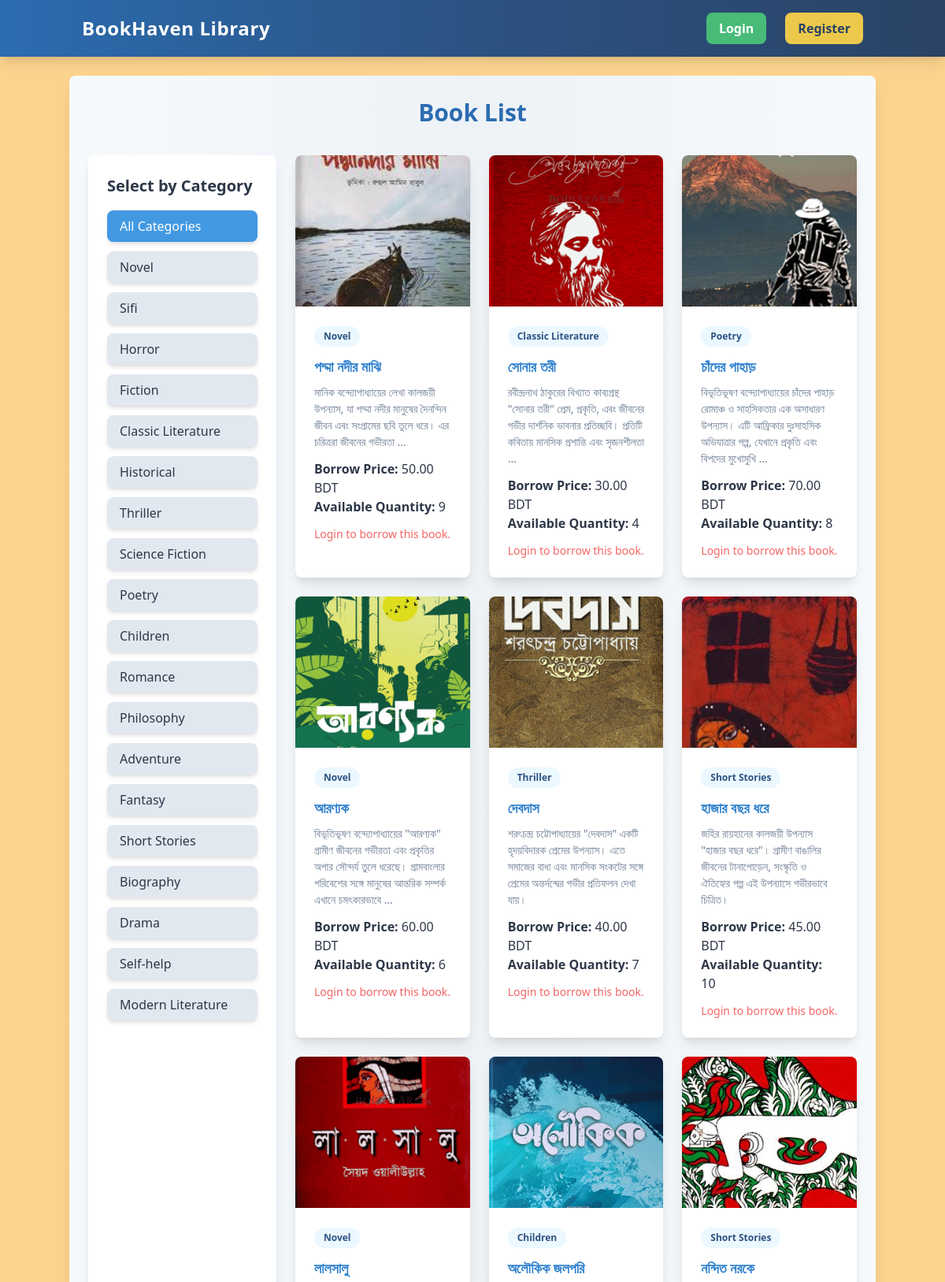
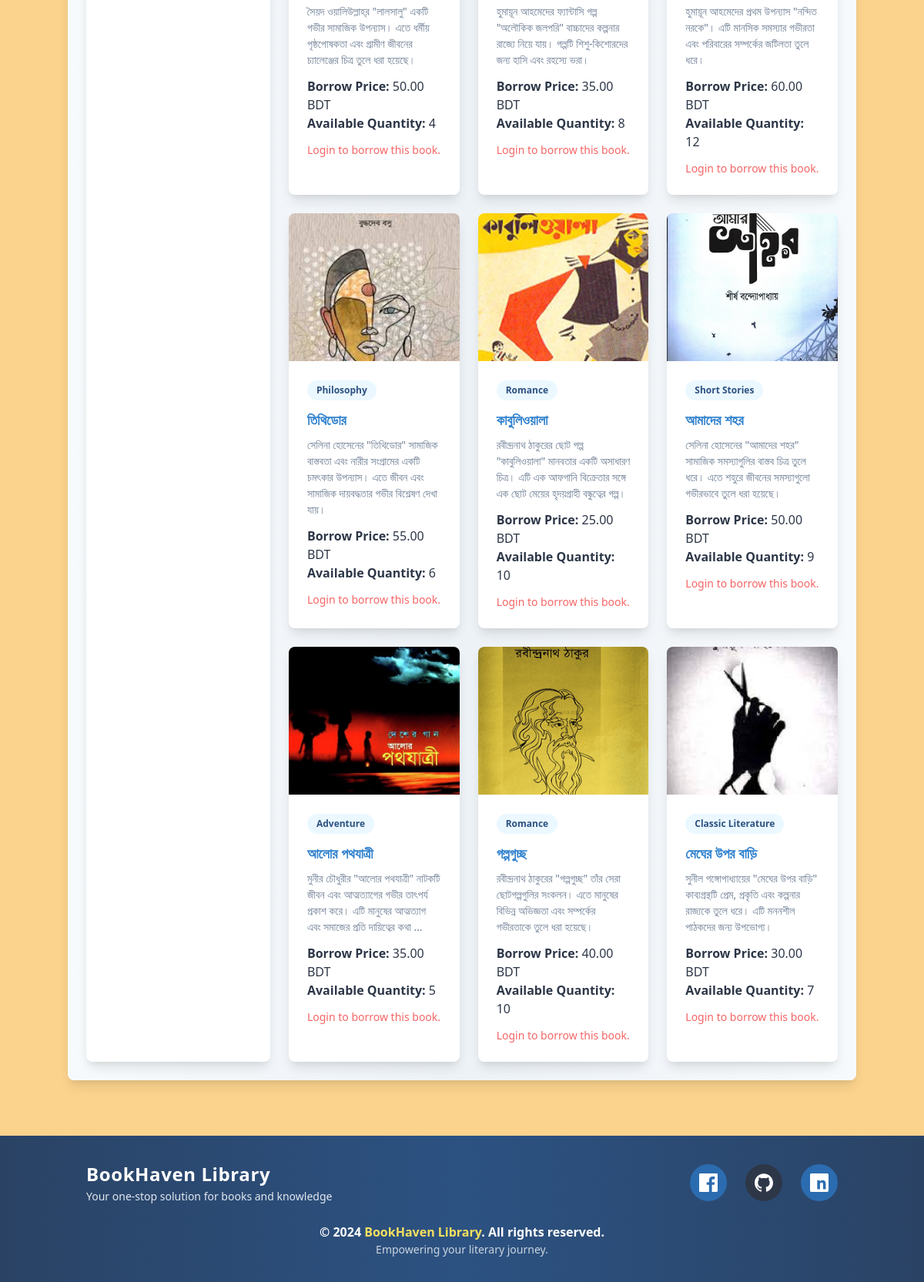
The app's page /, older data (2 pictures, top to bottom).
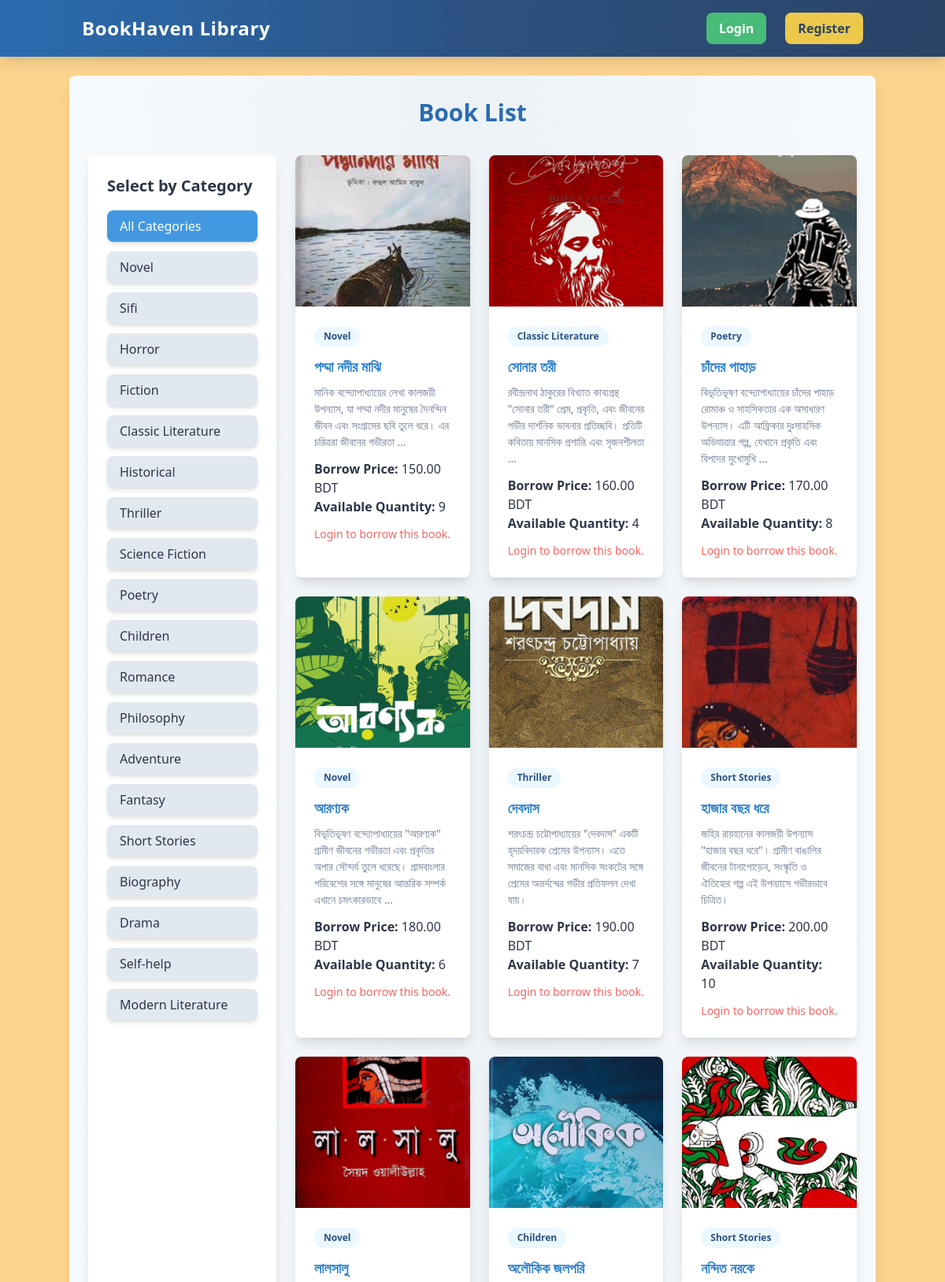
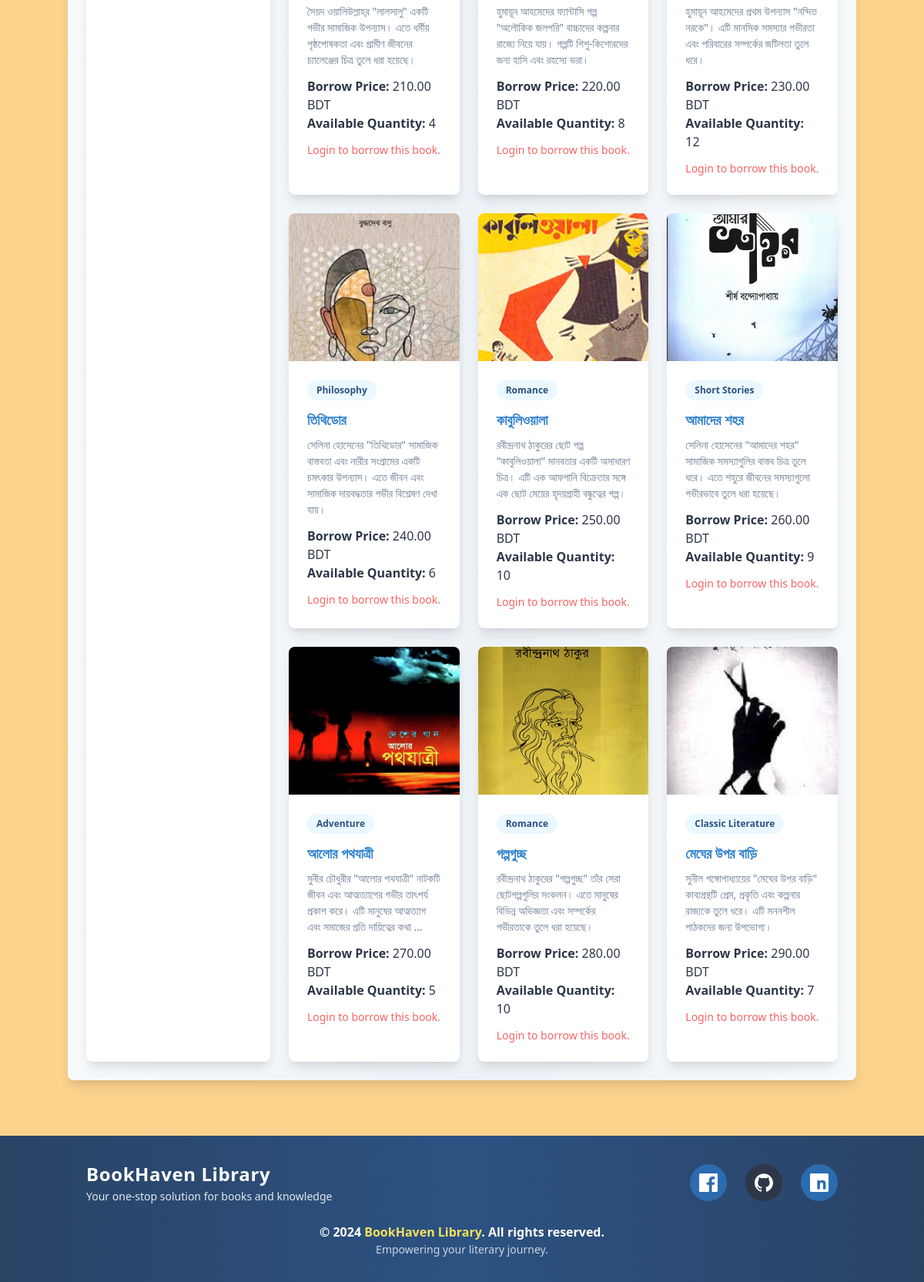
The same page, newer data (2 pictures, top to bottom).
### books/models.py (models this page shows, shortened)
class Category(models.Model):
    name = models.CharField(max_length=100)
    slug = models.SlugField(unique=True, blank=True)

class Book(models.Model):
        title = models.CharField(max_length=100)
        description = models.TextField()
        borrowprice = models.DecimalField(max_digits=10, decimal_places=2)
        quantity = models.IntegerField(default=1)
        image = models.ImageField(upload_to='books/uploads/', null=True, blank=True)
        catagory = models.ForeignKey(Category, on_delete=models.CASCADE)

### books/views.py (the view)
# urls.py: path('', BookListView.as_view(), name='home'),
class BookListView(ListView):
    model = Book
    template_name = 'books/book_list.html'
    context_object_name = 'books'
    def get_queryset(self):
        category_slug = self.kwargs.get('category_slug')
        if category_slug:
            category = get_object_or_404(Category, slug=category_slug)
            return Book.objects.filter(catagory=category)
        else:
            return Book.objects.all()
    def get_context_data(self, **kwargs):
        context = super().get_context_data(**kwargs)
        context['categories'] = Category.objects.all()  # Pass all categories to the template
        return context

### books/templates/books/book_list.html
{% extends 'base.html' %}
{% load static %}
{% block content %}
<div class="container mx-auto mt-6 bg-gradient-to-r from-gray-100 via-gray-200 to-gray-100 p-6 rounded-lg shadow-lg">
    <h1 class="text-center text-3xl font-extrabold text-blue-700 mb-8">Book List</h1>
    <div class="flex">
        <div class="w-1/4 bg-white p-6 shadow-lg rounded-lg mr-6">
            <h5 class="text-xl font-semibold text-gray-800 mb-4">Select by Category</h5>
            <ul class="space-y-3">
                <li>
                    <a href="{% url 'book_list' %}" class="block px-4 py-2 bg-blue-500 text-white rounded-lg hover:bg-blue-600 shadow-md transition">
                        All Categories
                    </a>
                </li>
                {% for category in categories %}
                <li>
                    <a href="{% url 'book_list_by_category' category.slug %}" class="block px-4 py-2 bg-gray-300 text-gray-800 rounded-lg hover:bg-gray-400 hover:text-white shadow-md transition">
                        {{ category.name }}
                    </a>
                </li>
                {% endfor %}
            </ul>
        </div>
        <div class="w-3/4">
            <div class="grid grid-cols-1 sm:grid-cols-2 lg:grid-cols-3 gap-6">
                {% for book in books %}
                <div class="bg-white shadow-lg rounded-lg overflow-hidden hover:scale-105 transform transition">
                    <a href="{% url 'book_details' book.id %}">
                    {% if book.image %}
                    <img src="{{ book.image.url }}" alt="{{ book.title }}" class="w-full h-48 object-cover">
                    {% else %}
                    <img src="{% static 'book_placeholder.jpg' %}" alt="Placeholder Image" class="w-full h-48 object-cover">
                    {% endif %}
                    </a>
                    <div class="p-6">
                        <span class="inline-block bg-blue-100 text-blue-800 text-xs font-bold mr-2 px-3 py-1 rounded-full mb-3">
                            {{ book.catagory.name }}
                        </span>
                        <h5 class="text-lg font-bold mb-2 text-gray-800">
                            <a href="{% url 'book_details' book.id %}" class="text-blue-600 hover:underline">
                                {{ book.title }}
                            </a>
                        </h5>
                        <p class="text-gray-600 text-sm mb-3">{{ book.description|truncatewords:20 }}</p>
                        <p class="text-gray-800"><strong>Borrow Price:</strong> {{ book.borrowprice }} BDT</p>
                        <p class="text-gray-800"><strong>Available Quantity:</strong> {{ book.quantity }}</p>
                        {% if request.user.is_authenticated %}
                        <form action="{% url 'borrow_book' book.id %}" method="POST">
                            {% csrf_token %}
                            {% if book.quantity > 0 %}
                            <button class="w-full mt-4 bg-green-500 text-white py-2 px-4 rounded-lg shadow-lg hover:bg-green-600 transition">
                                Borrow Now
                            </button>
                            {% else %}
                            <button class="w-full mt-4 bg-gray-300 text-gray-700 py-2 px-4 rounded-lg shadow-lg cursor-not-allowed" disabled>
                                Out of Stock
                            </button>
                            {% endif %}
                        </form>
                        {% else %}
                        <p class="text-red-500 text-sm mt-3">Login to borrow this book.</p>
                        {% endif %}
                    </div>
                </div>
                {% empty %}
                <div class="col-span-3">
                    <p class="text-center text-gray-500">No books available at the moment.</p>
                </div>
                {% endfor %}
            </div>
        </div>
    </div>
</div>
{% endblock %}

### core/templates/base.html (shortened to what this page needs)
{% load static %}
<!DOCTYPE html>
<html lang="en">
    <head>
        <link href="https://unpkg.com/tailwindcss@^1.0/dist/tailwind.min.css" rel="stylesheet">
    </head>
    <body class="bg-orange-300">
        {% include 'navbar.html' %}
        {% block body %}
            <div class="lg:container lg:mx-auto" id="main">
                {% block content %}
                {% endblock %}
            </div>
        {% endblock %}
        <br>
        <br>
        <br>
        {% include 'footer.html' %}
    </body>
</html>

### core/templates/navbar.html (shortened to what this page needs)
<nav class="bg-gradient-to-r from-blue-700 via-blue-800 to-blue-900 text-white shadow-lg">
    <div class="container mx-auto flex items-center justify-between p-4">
        <div class="flex items-center space-x-4">
            <span class="text-2xl font-bold tracking-wide">
                <a href="/" class="hover:text-yellow-400 transition duration-300">BookHaven Library</a>
            </span>
        </div>
        <div id="navbarLinks" class="hidden lg:flex flex-col lg:flex-row items-center space-x-6">
            {% if request.user.is_authenticated %}
                <a href="{% url 'deposit' %}" class="hover:text-yellow-400 transition duration-300">Deposit</a>
                <a href="{% url 'report' %}" class="hover:text-yellow-400 transition duration-300">Transactions</a>
                <a href="{% url 'withdraw' %}" class="hover:text-yellow-400 transition duration-300">Withdraw</a>
                <a href="{% url 'my_books' %}" class="hover:text-yellow-400 transition duration-300">My Books</a>
                <div class="flex items-center space-x-4">
                    <a href="{% url 'profile' %}" class="px-4 py-2 bg-yellow-500 text-blue-900 font-semibold rounded-lg hover:bg-yellow-600 transition duration-300">
                        Profile
                    </a>
                    <form action="{% url 'logout' %}" method="post">
                        {% csrf_token %}
                        <button type="submit" class="px-4 py-2 bg-red-500 font-semibold rounded-lg hover:bg-red-600 transition duration-300">
                            Logout
                        </button>
                    </form>
                </div>
            {% else %}
                <a href="{% url 'login' %}" class="px-4 py-2 bg-green-500 text-white font-semibold rounded-lg hover:bg-green-600 transition duration-300">
                    Login
                </a>
                <a href="{% url 'register' %}" class="px-4 py-2 bg-yellow-500 text-blue-900 font-semibold rounded-lg hover:bg-yellow-600 transition duration-300">
                    Register
                </a>
            {% endif %}
        </div>
    </div>
</nav>

### core/templates/footer.html (shortened to what this page needs)
<footer class="footer bg-gradient-to-r from-blue-900 via-blue-800 to-blue-900 text-white py-8">
    <div class="container mx-auto px-6">
        <div class="flex flex-col md:flex-row justify-between items-center mb-6">
            <div class="text-center md:text-left mb-4 md:mb-0">
                <h1 class="text-2xl font-bold tracking-wide">
                    BookHaven Library
                </h1>
                <p class="text-sm text-gray-300">Your one-stop solution for books and knowledge</p>
            </div>
            <div class="flex space-x-6">
                <a href="https://www.facebook.com/durjoykumar.sarker.9" target="_blank" rel="noopener noreferrer">
                <div class="p-3 bg-blue-700 rounded-full hover:bg-blue-600 transition duration-300">
                </div>
                </a>
                <a href="https://github.com/DurjoyKumar177" target="_blank" rel="noopener noreferrer">
                    <div class="p-3 bg-gray-800 rounded-full hover:bg-gray-700 transition duration-300">
                    </div>
                </a>
                <div class="p-3 bg-blue-700 rounded-full hover:bg-blue-600 transition duration-300">
                </div>
            </div>
        </div>
        <div class="text-center">
            <p class="text-md font-semibold">
                © {% now "Y" %} <span class="text-yellow-400">BookHaven Library</span>. All rights reserved.
            </p>
            <p class="text-sm text-gray-400">Empowering your literary journey.</p>
        </div>
    </div>
</footer>

### core/templates/base.html (style rules this page uses)
html, body { height: 100%; margin: 0; }
body { display: flex; flex-direction: column; min-height: 100vh; }
footer { width: 100%; background-color: #333; color: white; text-align: center; padding: 10px 0; }

Row changes from the older to the newer data that the page shows:
changed Book "পদ্মা নদীর মাঝি": borrowprice "50.00" → "150.00"
changed Book "সোনার তরী": borrowprice "30.00" → "160.00"
changed Book "Poetry": borrowprice "70.00" → "170.00"
changed Book "আরণ্যক": borrowprice "60.00" → "180.00"
changed Book "দেবদাস": borrowprice "40.00" → "190.00"
changed Book "হাজার বছর ধরে": borrowprice "45.00" → "200.00"
changed Book "লালসালু": borrowprice "50.00" → "210.00"
changed Book "অলৌকিক জলপরি": borrowprice "35.00" → "220.00"
changed Book "নন্দিত নরকে": borrowprice "60.00" → "230.00"
changed Book "Philosophy": borrowprice "55.00" → "240.00"
changed Book "কাবুলিওয়ালা": borrowprice "25.00" → "250.00"
changed Book "আমাদের শহর": borrowprice "50.00" → "260.00"
changed Book "আলোর পথযাত্রী": borrowprice "35.00" → "270.00"
changed Book "গল্পগুচ্ছ": borrowprice "40.00" → "280.00"
changed Book "মেঘের উপর বাড়ি": borrowprice "30.00" → "290.00"
